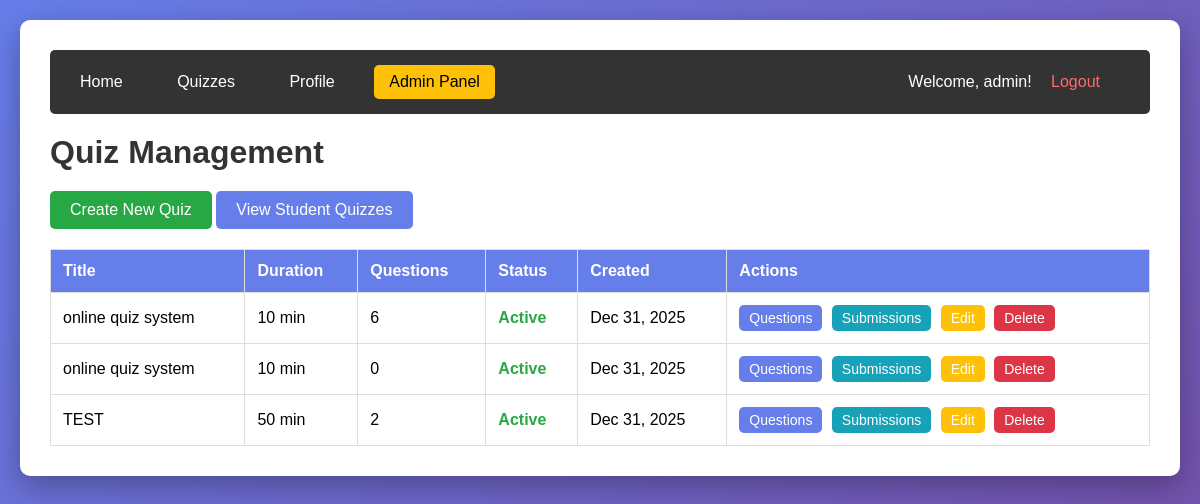
Screenshot of /manage/quizzes/ (signed in) with the database file from the repository.
### quiz/models.py (models this page shows, shortened)
class Quiz(models.Model):
    title = models.CharField(max_length=200)
    description = models.TextField(blank=True)
    duration = models.IntegerField(help_text="Duration in minutes")
    created_at = models.DateTimeField(auto_now_add=True)
    is_active = models.BooleanField(default=True)

### quiz/views.py (the view)
# urls.py: path('manage/quizzes/', views.admin_quiz_list, name='admin_quiz_list'),
@login_required
def admin_quiz_list(request):
    if not request.user.is_staff:
        messages.error(request, 'Access denied. Admin only.')
        return redirect('home')
    quizzes = Quiz.objects.all().order_by('-created_at')
    return render(request, 'quiz/admin_quiz_list.html', {'quizzes': quizzes})

### quiz/templates/quiz/admin_quiz_list.html (shortened to what this page needs)
{% extends 'quiz/base.html' %}
{% block content %}
<h1>Quiz Management</h1>
<div style="margin-bottom: 20px;">
    <a href="{% url 'admin_create_quiz' %}" class="btn btn-success">Create New Quiz</a>
    <a href="{% url 'quiz_list' %}" class="btn">View Student Quizzes</a>
</div>
{% if quizzes %}
    <table style="width: 100%; border-collapse: collapse; margin-top: 20px;">
        <thead>
            <tr style="background: #667eea; color: white;">
                <th style="padding: 12px; text-align: left; border: 1px solid #ddd;">Title</th>
                <th style="padding: 12px; text-align: left; border: 1px solid #ddd;">Duration</th>
                <th style="padding: 12px; text-align: left; border: 1px solid #ddd;">Questions</th>
                <th style="padding: 12px; text-align: left; border: 1px solid #ddd;">Status</th>
                <th style="padding: 12px; text-align: left; border: 1px solid #ddd;">Created</th>
                <th style="padding: 12px; text-align: left; border: 1px solid #ddd;">Actions</th>
            </tr>
        </thead>
        <tbody>
            {% for quiz in quizzes %}
                <tr style="border-bottom: 1px solid #ddd;">
                    <td style="padding: 12px; border: 1px solid #ddd;">{{ quiz.title }}</td>
                    <td style="padding: 12px; border: 1px solid #ddd;">{{ quiz.duration }} min</td>
                    <td style="padding: 12px; border: 1px solid #ddd;">{{ quiz.questions.count }}</td>
                    <td style="padding: 12px; border: 1px solid #ddd;">
                        {% if quiz.is_active %}
                            <span style="color: #28a745; font-weight: bold;">Active</span>
                        {% else %}
                            <span style="color: #dc3545; font-weight: bold;">Inactive</span>
                        {% endif %}
                    </td>
                    <td style="padding: 12px; border: 1px solid #ddd;">{{ quiz.created_at|date:"M d, Y" }}</td>
                    <td style="padding: 12px; border: 1px solid #ddd;">
                        <a href="{% url 'admin_add_questions' quiz.id %}" class="btn" style="padding: 5px 10px; font-size: 14px; margin-right: 5px;">Questions</a>
                        <a href="{% url 'admin_quiz_submissions' quiz.id %}" class="btn" style="padding: 5px 10px; font-size: 14px; background: #17a2b8; color: white; margin-right: 5px;">Submissions</a>
                        <a href="{% url 'admin_edit_quiz' quiz.id %}" class="btn" style="padding: 5px 10px; font-size: 14px; background: #ffc107; margin-right: 5px;">Edit</a>
                        <a href="{% url 'admin_delete_quiz' quiz.id %}" class="btn btn-danger" style="padding: 5px 10px; font-size: 14px;">Delete</a>
                    </td>
                </tr>
            {% endfor %}
        </tbody>
    </table>
{% else %}
    <p style="text-align: center; color: #666; padding: 40px;">
        No quizzes created yet. <a href="{% url 'admin_create_quiz' %}">Create your first quiz!</a>
    </p>
{% endif %}
{% endblock %}

### quiz/templates/quiz/base.html (shortened to what this page needs)
<!DOCTYPE html>
<html lang="en">
<head>
</head>
<body>
    <div class="container">
        <nav>
            <a href="{% url 'home' %}">Home</a>
            {% if user.is_authenticated %}
                <a href="{% url 'quiz_list' %}">Quizzes</a>
                <a href="{% url 'profile' %}">Profile</a>
                {% if user.is_staff %}
                    <a href="{% url 'admin_quiz_list' %}" style="background: #ffc107; color: #000;">Admin Panel</a>
                {% endif %}
                <span class="user-info">Welcome, {{ user.username }}! <a href="{% url 'logout' %}" style="color: #ff6b6b;">Logout</a></span>
            {% else %}
                <a href="{% url 'login' %}">Login</a>
                <a href="{% url 'register' %}">Register</a>
            {% endif %}
        </nav>
        {% block content %}{% endblock %}
    </div>
</body>
</html>

### quiz/templates/quiz/base.html (style rules this page uses)
* { margin: 0; padding: 0; box-sizing: border-box; }
body { font-family: Arial, sans-serif; background: linear-gradient(135deg, #667eea 0%, #764ba2 100%); min-height: 100vh; padding: 20px; }
.container { max-width: 1200px; margin: 0 auto; background: white; border-radius: 10px; box-shadow: 0 10px 30px rgba(0,0,0,0.3); padding: 30px; }
nav { background: #333; padding: 15px; border-radius: 5px; margin-bottom: 20px; }
nav a { color: white; text-decoration: none; margin-right: 20px; padding: 8px 15px; border-radius: 5px; display: inline-block; }
.user-info { float: right; color: white; }
h1 { color: #333; margin-bottom: 20px; }
.btn { display: inline-block; padding: 10px 20px; background: #667eea; color: white; text-decoration: none; border-radius: 5px; border: none; cursor: pointer; font-size: 16px; }
.btn-success { background: #28a745; }
.btn-danger { background: #dc3545; }

### rows the page displays
Quiz: title "online quiz system", duration "10", questions.count "6", is_active "Active", created_at "Dec 31, 2025"
Quiz: title "online quiz system", duration "10", questions.count "0", is_active "Active", created_at "Dec 31, 2025"
Quiz: title "TEST", duration "50", questions.count "2", is_active "Active", created_at "Dec 31, 2025"

### other values shown
{{ user.username }} "admin"
